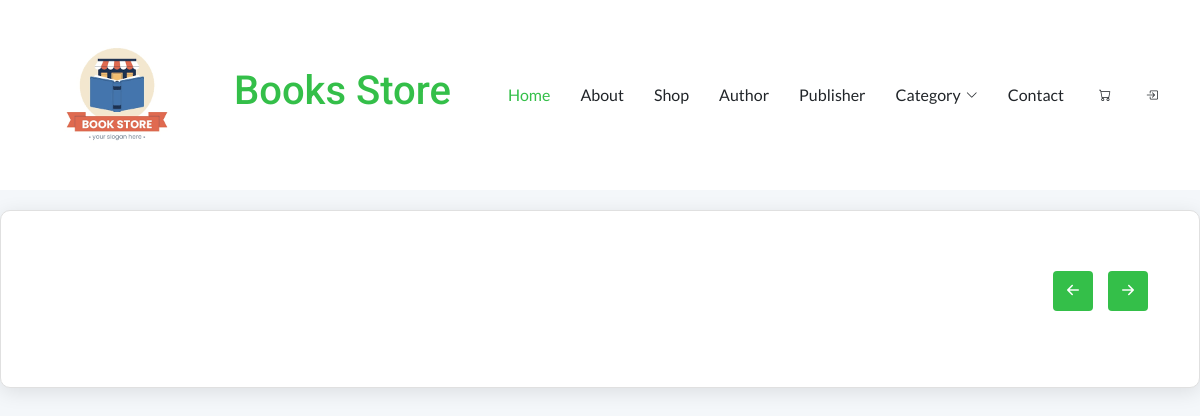
Before: /User/Publisher.php with the older database file.
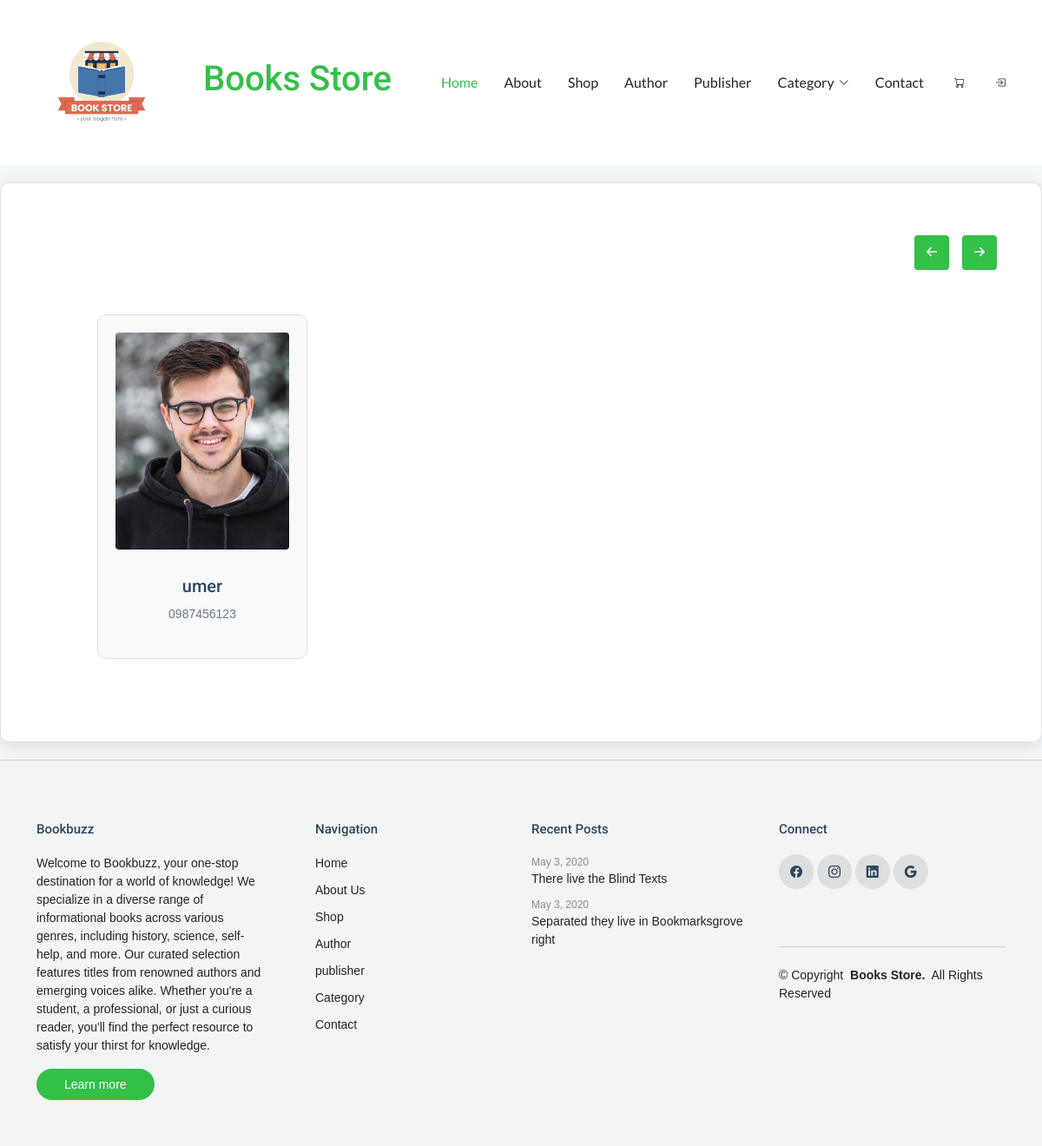
After: the same page with the newer database file.
### tables this page shows
CREATE TABLE `publisher` (
  `id` int(11) NOT NULL,
  `name` varchar(30) NOT NULL,
  `number` varchar(15) NOT NULL,
  `Address` varchar(40) NOT NULL
);

CREATE TABLE `website_info` (
  `ID` int(11) NOT NULL,
  `Name` varchar(30) NOT NULL,
  `Email` varchar(40) NOT NULL,
  `Description` varchar(1000) NOT NULL,
  `Address` varchar(50) NOT NULL,
  `Phoneno` varchar(15) NOT NULL
);

### User/Publisher.php (the view, shortened to what this page needs)
<?php
include("header.php");
?>
    <section id="team" class="team section">
      <div class="site-section slider-team-wrap">
        <div class="container">
          <div class="slider-nav d-flex justify-content-end mb-3">
            <a href="#" class="js-prev js-custom-prev"><i class="bi bi-arrow-left-short"></i></a>
            <a href="#" class="js-next js-custom-next"><i class="bi bi-arrow-right-short"></i></a>
          </div>
          <div class="swiper init-swiper" data-aos="fade-up" data-aos-delay="100">
			 <div class="swiper-wrapper">
			<?php
        $query="SELECT * FROM publisher order by id desc";
        $result=mysqli_query($conn,$query);
        while($row=mysqli_fetch_array($result))
        { ?>
              <div class="swiper-slide">
                <div class="team">
                  <div class="pic">
                    <img src="assets/img/team/team-1.jpg" alt="Image" class="img-fluid">
                  </div>
                  <h3 clas="">
                    <a href="#"><span class=""><?php echo $row[1]; ?></a>
                  </h3>
                  <a href="tel:<?php echo $row[2]; ?>" class="d-block position"><?php echo $row[2]; ?></a>
                </div>
              </div>
            <?php } ?>
			</div>
          </div>
        </div>
      </div>
    </section>
<?php
include("footer.php")
?>

### User/footer.php (shortened to what this page needs)
</main>
<?php
        $query="SELECT * FROM website_info order by id desc limit 1";
        $result=mysqli_query($conn,$query);
        while($row=mysqli_fetch_array($result))
        { ?>
<footer id="footer" class="footer light-background">
    <div class="container">
      <div class="row g-4">
        <div class="col-md-6 col-lg-3 mb-3 mb-md-0">
          <div class="widget">
            <h3 class="widget-heading"><?php echo $row[1]; ?></h3>
            <p class="mb-4">
            <?php echo $row[3]; ?>
            </p>
            <p class="mb-0">
              <a href="#" class="btn-learn-more">Learn more</a>
            </p>
          </div>
        </div>
        <div class="col-md-6 col-lg-3 ps-lg-5 mb-3 mb-md-0">
          <div class="widget">
            <h3 class="widget-heading">Navigation</h3>
            <ul class="list-unstyled float-start me-5">
            <li><a href="index.php">Home</a></li>
            <li><a href="about.php">About Us</a></li>
            <li><a href="Featured.php">Shop</a></li>
            <li><a href="Author.php">Author</a></li>
              <li><a href="Publisher.php">publisher</a></li>
              <li><a href="category.php">Category</a></li>
              <li><a href="contact.php">Contact</a></li>
            </ul>
          </div>
        </div>
        <div class="col-md-6 col-lg-3 pl-lg-5">
          <div class="widget">
            <h3 class="widget-heading">Recent Posts</h3>
            <ul class="list-unstyled footer-blog-entry">
              <li>
                <span class="d-block date">May 3, 2020</span>
                <a href="#">There live the Blind Texts</a>
              </li>
              <li>
                <span class="d-block date">May 3, 2020</span>
                <a href="#">Separated they live in Bookmarksgrove right</a>
              </li>
            </ul>
          </div>
        </div>
        <div class="col-md-6 col-lg-3 pl-lg-5">
          <div class="widget">
            <h3 class="widget-heading">Connect</h3>
            <ul class="list-unstyled social-icons light mb-3">
              <li>
                <a href="https://www.facebook.com/" target="_blank"><span class="bi bi-facebook"></span></a>
              </li>
              <li>
                <a href="https://www.instagram.com/accounts/login/" target="_blank"><span class="bi bi-instagram"></span></a>
              </li>
              <li>
                <a href="https://pk.linkedin.com/" target="_blank"><span class="bi bi-linkedin"></span></a>
              </li>
              <li>
                <a href="https://accounts.google.com/v3/signin/identifier?dsh=S1812573153%3A1655944654029516&flowEntry=ServiceLogin&flowName=WebLiteSignIn&ifkv=AX3vH39E0iYVTmn-NoMNM_C35EPrno8LWsRx2Qhr0HApkVLZ-Zc_Vql8ouaSQOiXzEmthrpOPAV5" target="_blank"><span class="bi bi-google"></span></a>
              </li>
            </ul>
          </div>
      <div class="copyright d-flex flex-column flex-md-row align-items-center justify-content-md-between">
        <p>© <span>Copyright</span> <strong class="px-1 sitename">Books Store.</strong> <span>All Rights Reserved</span></p>
      </div>
    </div>
  </footer>
  <?php } ?>

Changed rows visible on the page:
added publisher: name "umer", number "0987456123"
added website_info: Name "Bookbuzz", Description "Welcome to Bookbuzz, your one-stop destination for a world of knowledge! We specialize in a diverse range of informational books across various genres, including history, science, self-help, and more. Our curated selection features titles from renowned authors and emerging voices alike. Whether you're a student, a professional, or just a curious reader, you'll find the perfect resource to satisfy your thirst for knowledge."
